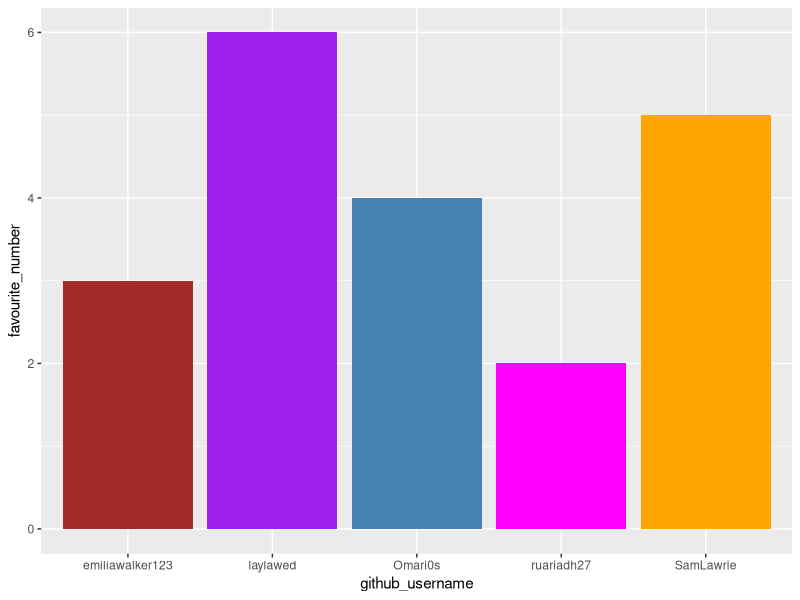

This chart was generated by the following R code:
## ---- chunk 1
library(tidyverse) 
## ---- chunk 2
team_data <- tibble(
  name = c("Layla", "Ruaraidh", "Omar", 
           "Sam", "Emiliam"),
  github_username = c("laylawed", "ruariadh27", "Omari0s", 
                      "SamLawrie", "emiliawalker123"), 
  colour = c("purple", "magenta", "steelblue", 
             "orange", "brown"),
  hobby = c("Running", "swimming", "guitar", 
            "skipping", "tennis"),
  favourite_number = c(6, 2, 4, 5, 3)
  )

team_data
## ---- chunk 3
p1 <- ggplot(data = team_data, 
             mapping = aes(x = github_username, 
                           y = favourite_number,
                           fill = colour), 
             ) +
   geom_col() +
   scale_fill_identity()
p1
